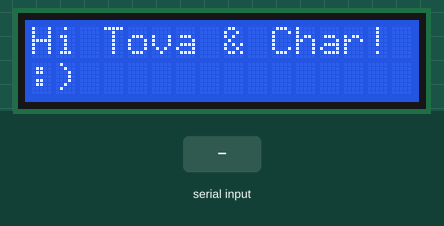
Simulated run of this sketch. Board: Arduino Uno, built with avr-gcc and run on an emulated ATmega328P. Shown: 16×2 character LCD. The test bench sets the inputs (shaded band). What the sketch prints to the serial monitor is not drawn.

Above: at 1.2 s.
1.3 s: "W" received over Serial
At 2.0 s:
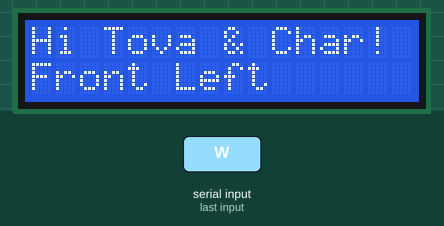
2.8 s: "X" received over Serial
At 3.1 s:
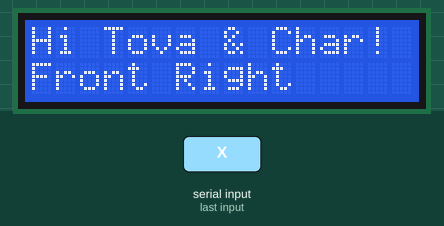
4.3 s: "Y" received over Serial
At 5.5 s:
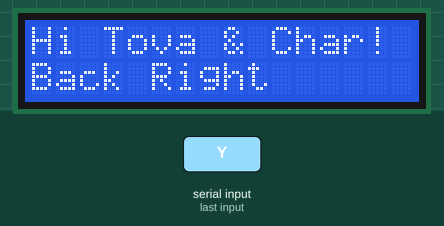
5.8 s: "Z" received over Serial
At 6.7 s:
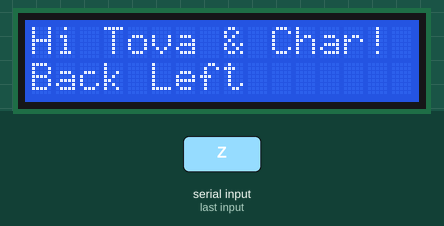
7.3 s: "L" received over Serial
At 7.8 s:
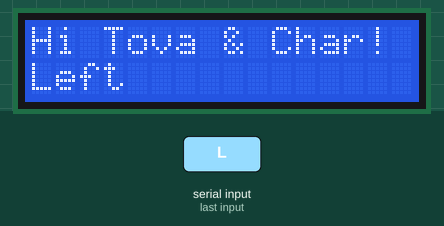
8.8 s: "F" received over Serial
At 10.0 s:
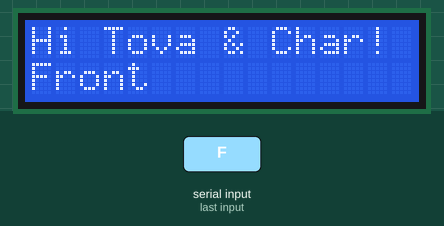
Timing chart, 0 to 11.3 s (numbered marks = the images above; inputs shaded):
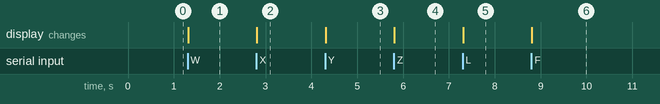

Measured:
- after the input at 1.3 s, the display: changes at once (image 1)
- after the input at 2.8 s, the display: changes at once (image 2)
- after the input at 4.3 s, the display: changes at once (image 3)
- after the input at 5.8 s, the display: changes at once (image 4)
- after the input at 7.3 s, the display: changes at once (image 5)
- after the input at 8.8 s, the display: changes at once (image 6)

The sketch:

lcd.ino
```cpp
#include "LiquidCrystal.h"

LiquidCrystal lcd( 8,  9,  4,  5,  6,  7);


// Command telling us what to print (p is just default lol)
char currentCommand = 'P';


void setup() {

 // Honestly, could get rid of this
 lcd.begin(16, 2);
 lcd.setCursor(0,0);
 lcd.print("  Hi Tova!  ");
 lcd.setCursor(0,1);
 lcd.print("Move Stick");


  Serial.begin(9600);
}

void loop() {

  recvOneChar();

  // Line 1
  lcd.setCursor(0,0);
  lcd.print("Hi Tova & Char!");

  // Line 2
  lcd.setCursor(0,1);

  if (currentCommand == 'W') {
    lcd.print("Front Left        ");
  } else if (currentCommand == 'X') {
    lcd.print("Front Right       ");
  } else if (currentCommand == 'Y') {
    lcd.print("Back Right        ");
  } else if (currentCommand == 'Z') {
    lcd.print("Back Left               ");
  } else if (currentCommand == 'L') {
    lcd.print("Left               ");
  } else if (currentCommand == 'F') {
    lcd.print("Front               ");
  } else if (currentCommand == 'B') {
    lcd.print("Backwards               ");
  } else if (currentCommand == 'R') {
    lcd.print("Right               ");
  } else {
    lcd.print(":)                  ");
  }

  Serial.println(currentCommand);
}

// Read from serial
void recvOneChar() {
    if (Serial.available() > 0) {
        currentCommand = Serial.read();
    }
}
```
